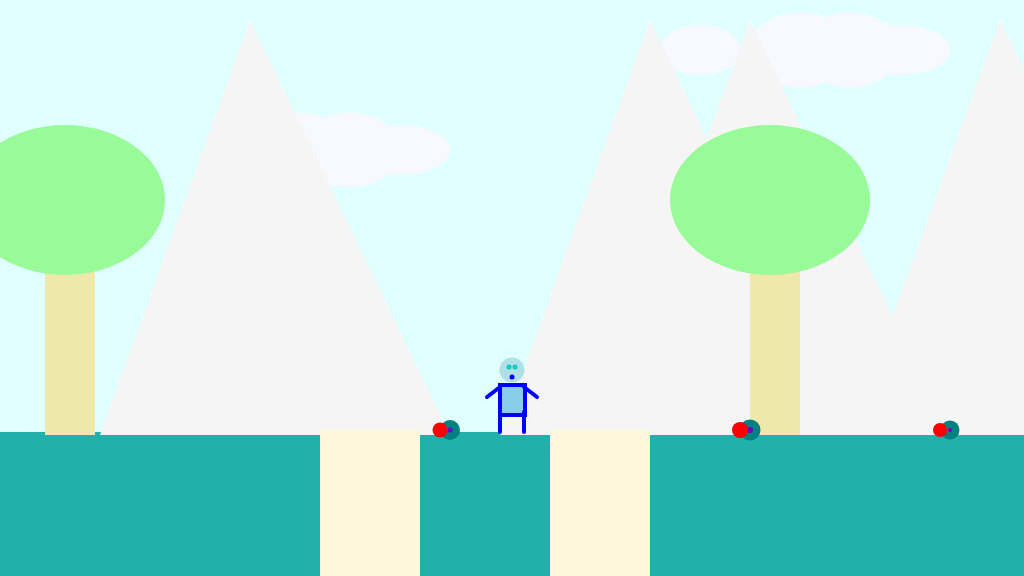
Frame 1 (no input)
Frame 60 (no input): identical to frame 1, image omitted
Frame 120 (the mouse pressed at the canvas centre since frame 60): identical to frame 1, image omitted

The p5.js sketch that drew this single still picture (run headless with seeded random() and noise() and a simulated clock; from frame 60 on, the mouse is pressed at the canvas centre):

// p5.js sketch
// ── sketch.js
/*

    Game Project Submission Midterm
    
    ----
    
    The game character draw code as well as the background insertions have been moved to their own functions.
    The colour choices as well as the game character design are mine, and I hereby apologise for any ugliness/
    lack of artistic talent. 
    
    ----
    
    (Anita Pal / hedonistic.opportunist@gmail.com)
*/

/*game character positions */
var gameChar_x;
var gameChar_y;
var floorPos_y;
var scrollPos;

/*game character directions*/
var isLeft;
var isRight;

/*game objects*/
var clouds;
var mountains;
var trees;

var canyons;
var collectibles;

/* variables used throughout
 the game consistently */
var mountain_y;
var canyons_y;

var treePos_y;
var canyons_width;
var collectibles_y;

function setup()
{
	createCanvas(1024, 576);
	floorPos_y = height * 3/4;
	gameChar_x = width/2;
	gameChar_y = floorPos_y;

	/* Variable to control the background scrolling. */
	scrollPos = 0;

	/* Boolean variables to control the 
    movement of the game character */
	isLeft = false;
	isRight = false;
    
    /* initialise params that
       are used throughout the game */
    mountain_y = 435;
    canyons_y = 430;
    
    canyons_width = 100;
    collectibles_y = 430;
    treePos_y = 200;

	/*
    clouds array
    */
    clouds = [
        {
            x_pos: 250, 
            y_pos: 150,
            width: 80, 
            height: 50
        },
        {
            x_pos: 300,
            y_pos: 150, 
            width: 100, 
            height: 75
        }, 
        {
            x_pos: 350, 
            y_pos: 150, 
            width: 100, 
            height: 75
        }, 
        {
            x_pos: 400, 
            y_pos: 150, 
            width: 100, 
            height: 50
        },
        {
            x_pos: 700, 
            y_pos: 50, 
            width: 80, 
            height: 50
        },
        {
            x_pos: 800, 
            y_pos: 50, 
            width: 100, 
            height: 75
        },
        {
            x_pos: 850, 
            y_pos: 50, 
            width: 100, 
            height: 75
        },
        {
            x_pos: 900, 
            y_pos: 50, 
            width: 100, 
            height: 50
        },
        {
            x_pos: -500, 
            y_pos: 150, 
            width: 80, 
            height: 50
        },
        {
            x_pos: -450, 
            y_pos: 150, 
            width: 100, 
            height: 75
        },
        {
            x_pos: 250, 
            y_pos: 150, 
            width: 80, 
            height: 50
        },
        {
            x_pos: 1500, 
            y_pos: 50, 
            width: 100, 
            height: 50
        }, 
        {
            x_pos: 1550, 
            y_pos: 50, 
            width: 100, 
            height: 75
        }, 
        {
            x_pos: 1600, 
            y_pos: 50, 
            width: 100, 
            height: 50
        },
        {
            x_pos: 2200, 
            y_pos: 50, 
            width: 100, 
            height: 50
        },
        {
            x_pos: 2250, 
            y_pos: 50, 
            width: 100, 
            height: 75
        },
        {
            x_pos: 2300, 
            y_pos: 50, 
            width: 100, 
            height: 50
        },
        {
            x_pos: 3600, 
            y_pos: 150, 
            width: 100, 
            height: 80
        },
        {
            x_pos: 3650, 
            y_pos: 150, 
            width: 120, 
            height: 100
        },
        {
            x_pos: 3700, 
            y_pos: 150, 
            width: 100, 
            height: 80
        },
    ];
    
    /*
    mountains array
    */
    mountains = [
        {
            x_pos: 500, 
            y_pos: mountain_y
        },
        {
            x_pos: 100, 
            y_pos: mountain_y
        },
        {
            x_pos: 600,
            y_pos: mountain_y
        },
        {
            x_pos: 850, 
            y_pos: mountain_y
        },
        {
            x_pos: 1000, 
            y_pos: mountain_y
        },
        {
            x_pos: -800, 
            y_pos: mountain_y
        },
        {
            x_pos: 2500, 
            y_pos: mountain_y
        },
        {
            x_pos: 2200, 
            y_pos: mountain_y
        },
        {
            x_pos: 1400, 
            y_pos: mountain_y
        },
        {
            x_pos: 2800,
            y_pos: mountain_y
        },
        {
            x_pos: 3900,
            y_pos: mountain_y
        }
    ];
    
    /*
    trees array
    */
    trees = [
        {
            treePos_x: 45
        }, 
        {
            treePos_x: -193
        },
        {
            treePos_x: 750
        },
        {
            treePos_x: 1747
        },
        {
            treePos_x: 2072
        },
        {
            treePos_x: - 745
        },
        {
            treePos_x: 2800
        },
        {
            treePos_x: 3300
        }
    ];
    
    /*
    canyons array
    */
    canyons = [
        {
            x_pos: 550, 
            y_pos: canyons_y, 
            width: canyons_width
        },
        {
            x_pos: 320, 
            y_pos: canyons_y,
            width: canyons_width
        },
        {
            x_pos: 1400,
            y_pos: canyons_y,
            width: canyons_width
        },
        {
            x_pos: 1900,
            y_pos: canyons_y,
            width: canyons_width
        },  
        {
            x_pos: -550, 
            y_pos: canyons_y, 
            width: canyons_width
        },
        {
            x_pos: 3500,
            y_pos: canyons_y,
            width: canyons_width
        }
    ];
    
    /*
    collectibles array
    */
    collectibles = [
        
        {
            x_pos: 450, 
            y_pos: collectibles_y, 
            size: 5, 
            isFound: false
        },
        {
            x_pos: 750, 
            y_pos: 430, 
            size: 6, 
            isFound: false
        },
        {
            x_pos: 950, 
            y_pos: collectibles_y, 
            size: 4, 
            isFound: false
        },
        {
            x_pos: 1800, 
            y_pos: collectibles_y, 
            size: 3, 
            isFound: false
        },
        {
            x_pos: 1200, 
            y_pos: collectibles_y, 
            size: 4, 
            isFound: false
        },
        {
            x_pos: 2200, 
            y_pos: collectibles_y, 
            size: 4, 
            isFound: false
        },
        {
            x_pos: -650, 
            y_pos: collectibles_y, 
            size: 3, 
            isFound: false
        },
        {
            x_pos: 2950, 
            y_pos: collectibles_y, 
            size: 2, 
            isFound: false
        }
    ];
}

function draw()
{
   
	background('lightcyan');
    
	noStroke();
	fill('lightseagreen');
    
    /* ground */
	rect
    (
        0, 
        floorPos_y, 
        width, 
        height - floorPos_y
    ); 
    
    push();
    translate(scrollPos, 0);

	/*Draw clouds.*/
    drawClouds();

	/*Draw mountains.*/
    drawMountains();

	/*Draw trees.*/
    drawTrees();

	/*Draw canyons.*/
    drawCanyons();

	/*Draw collectable items.*/
    drawCollectables()   
    
    pop();

	/*Draw game character.*/
	drawGameChar();

	//////// Game character logic ///////
	
    //Logic to move

	if(isLeft)
	{
		if(gameChar_x > width * 0.2)
		{
			gameChar_x -= 5;
		}
		else
		{
			scrollPos += 5;
		}
	}

	if(isRight)
	{
		if(gameChar_x < width * 0.8)
		{
			gameChar_x  += 5;
		}
		else
		{
			scrollPos -= 5; // negative for moving against the background
		}

	}
}

// ---------------------
// Key control functions
// ---------------------

function keyPressed()
{

	if(key == 'A' || keyCode == 37)
	{
		isLeft = true;
	}

	if(key == 'D' || keyCode == 39)
	{
		isRight = true;
	}

}

function keyReleased()
{
	if(key == 'A' || keyCode == 37)
	{
		isLeft = false;
	}

	if(key == 'D' || keyCode == 39)
	{
		isRight = false;
	}
}

// ------------------------------
// Game character render function
// ------------------------------

/*Function to draw the game character.*/

function drawGameChar()
{
    /*Standing, facing frontwards*/
        
    /*head */
    fill('powderblue');
    
    ellipse
    (
        gameChar_x, 
        gameChar_y - 62,
        25, 
        25
    );
        
    /*eyes*/
    stroke(0,204, 204);
    strokeWeight(5);
    
    point
    (
        gameChar_x - 3, 
        gameChar_y - 65
    );
    
    point
    (
        gameChar_x + 3, 
        gameChar_y - 65
    );
    
    stroke(0, 0, 255);
    strokeWeight(5);
    
    point
    (
        gameChar_x, 
        gameChar_y - 55
    );
        
    /*body */
    strokeWeight(4);
    fill('skyblue');
    
    rect
    (
        gameChar_x - 12, 
        gameChar_y - 47,
        25, 
        30
    );
        
    /*legs*/
    beginShape(LINES);
    
    vertex
    (
        gameChar_x - 12, 
        gameChar_y - 20
    );
    
    vertex
    (
        gameChar_x - 12, 
        gameChar_y
    );
    
    endShape();
        
    beginShape(LINES);
    
    vertex
    (
        gameChar_x + 12, 
        gameChar_y - 20
    );
    
    vertex
    (
        gameChar_x + 12, 
        gameChar_y
    );
    
    endShape();
        
    /*hands */
    beginShape(LINES);
    
    vertex
    (
        gameChar_x - 12, 
        gameChar_y - 45
    );
    
    vertex
    (
        gameChar_x - 25, 
        gameChar_y - 35
    );
    
    endShape();
        
    beginShape(LINES);
    
    vertex
    (
        gameChar_x + 12,
        gameChar_y - 45
    );
    
    vertex
    (
        gameChar_x + 25, 
        gameChar_y - 35
    );
    
    endShape();
}

// ---------------------------
// Background render functions
// ---------------------------

/*Function to draw cloud objects.*/
function drawClouds() 
{
    for (var i = 0; i < clouds.length; i++) 
    {
        fill('ghostwhite');
        noStroke();
        
        ellipse
        (
            clouds[i].x_pos, 
            clouds[i].y_pos, 
            clouds[i].width, 
            clouds[i].height
        );   
    }
}

/*Function to draw mountains objects.*/
function drawMountains() 
{
    for (var i = 0; i < mountains.length; i++) 
    {
        noStroke();
        fill('whitesmoke');
        
        triangle
        (
            mountains[i].x_pos, 
            mountains[i].y_pos, 
            mountains[i].x_pos + 150, 
            mountains[i].y_pos - 415,
            mountains[i].x_pos + 350, mountains[i].y_pos
        );
    }   
}

/*Function to draw trees objects.*/
function drawTrees() 
{
    
    for (var i = 0; i < trees.length; i++)
    {
        fill('palegoldenrod');
        
        rect
        (
            trees[i].treePos_x, 
            treePos_y, 
            50,
            235
        );
        
        fill('palegreen');
        
        ellipse
        (
            trees[i].treePos_x + 20, 
            treePos_y, treePos_y, 
            treePos_y - 50
        );
    }
    
}

/*Function to draw canyon objects*/
function drawCanyons()
{
    for (var i = 0; i < canyons.length; i++)
    {
        fill('cornsilk');
        
        rect
        (
            canyons[i].x_pos, 
            canyons[i].y_pos, 
            canyons[i].width, 
            canyons[i].width + 100
        );
    }
}

/*Function to draw collectable items objects*/
function drawCollectables()
{
    for (var i = 0; i < collectibles.length; i++)
    {
        stroke('teal');
        strokeWeight(collectibles[i].size + 15);
    
        point
        (
            collectibles[i].x_pos, 
            collectibles[i].y_pos
        );
    
        stroke(102,0,204);
        strokeWeight(collectibles[i].size);
        
        point
        (
            collectibles[i].x_pos,
            collectibles[i].y_pos
        );
        
        stroke(255, 0, 0);
        strokeWeight(collectibles[i].size + 10);
        
        point
        (
            collectibles[i].x_pos - 10,
            collectibles[i].y_pos
        );
        
        strokeWeight(5);
        noStroke();
        fill('skyblue');
    }
}
